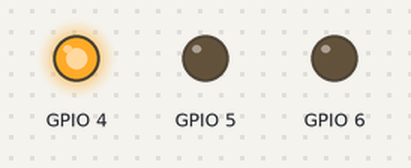
Bench run of a program on a simulated Raspberry Pi (BCM pin numbers). Shown: output pins drawn as LEDs (lit = HIGH).

Above: at 0.05 s.
At 1.45 s:
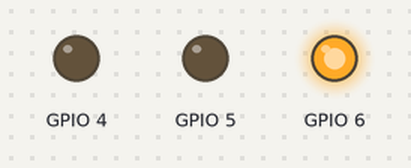
At 3.05 s:
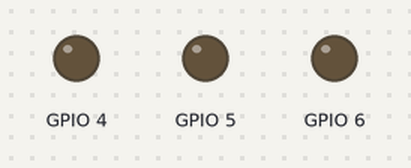
At 4.65 s:
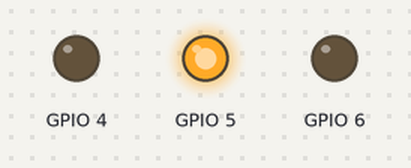
At 6.15 s:
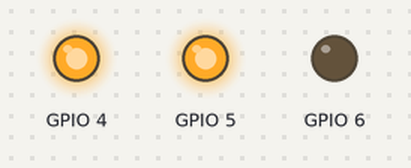
Timing chart, 0 to 6.5 s (numbered marks = the images above):
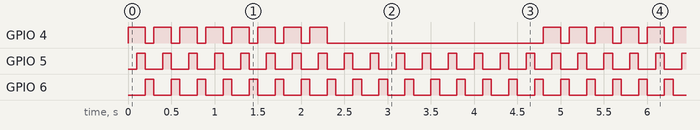

Measured:
- by itself, GPIO 4: repeats every 4.8 s: 7 × (LOW 0.10 s, HIGH 0.20 s), LOW 2.5 s, HIGH 0.20 s
- by itself, GPIO 5, GPIO 6: alternates HIGH for 0.10 s and LOW for 0.20 s

The program:

working_ic.py
```python
import RPi.GPIO as IO         # calling for header file which helps us use GPIO’s of PI

import time                             # calling for time to provide delays in program

IO.setwarnings(False)           # do not show any warnings

x=1

IO.setmode (IO.BCM)        # programming the GPIO by BCM pin numbers. (like PIN29 as‘GPIO5’)

IO.setup(4,IO.OUT)            # initialize GPIO Pins as an output.

IO.setup(5,IO.OUT)

IO.setup(6,IO.OUT)

while 1:                               # execute loop forever

    for y in range(8):            # loop for counting up 8 times

        IO.output(4,1)            # pull up the data pin for every bit.

        time.sleep(0.1)            # wait for 100ms

        IO.output(5,1)            # pull CLOCK pin high

        time.sleep(0.1)

        IO.output(5,0)            # pull CLOCK pin down, to send a rising edge

        IO.output(4,0)            # clear the DATA pin

        IO.output(6,1)            # pull the SHIFT pin high to put the 8 bit data out parallel

        time.sleep(0.1)

        IO.output(6,0)            # pull down the SHIFT pin

    for y in range(8):            # loop for counting up 8 times

        IO.output(4,0)            # clear the DATA pin, to send 0

        time.sleep(0.1)            # wait for 100ms

        IO.output(5,1)            # pull CLOCK pin high

        time.sleep(0.1)

        IO.output(5,0)            # pull CLOCK pin down, to send a rising edge

        IO.output(4,0)            # keep the DATA bit low to keep the countdown

        IO.output(6,1)            # pull the SHIFT pin high to put the 8 bit data out parallel

        time.sleep(0.1)

        IO.output(6,0)
```
